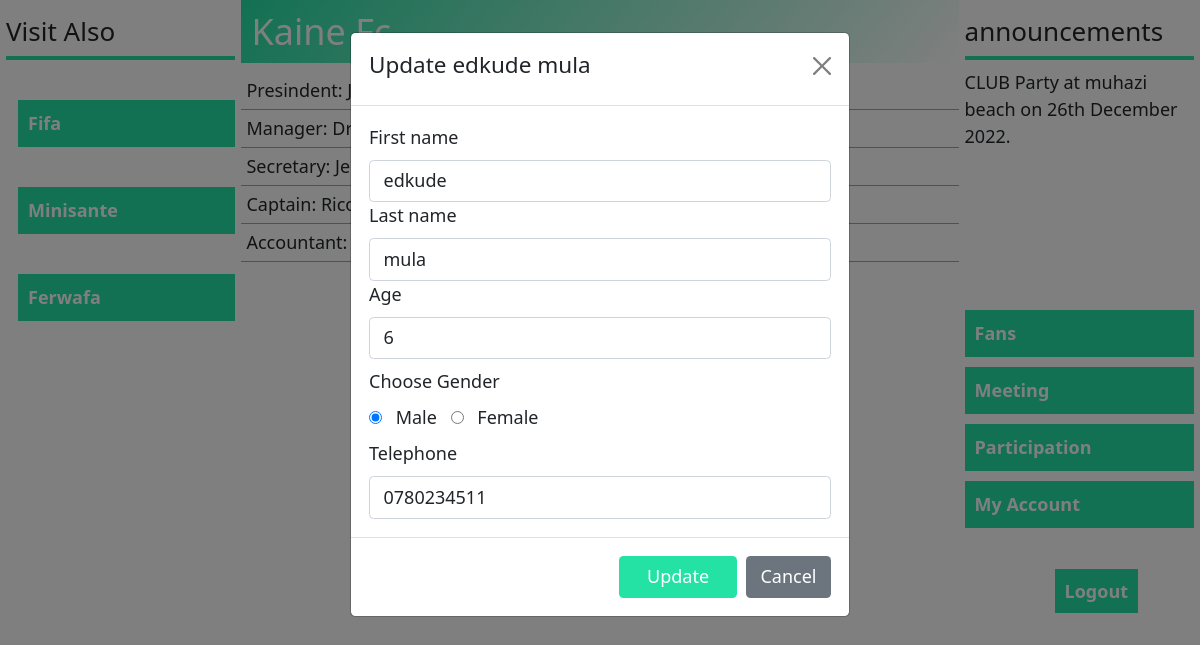
/update.php?f_id=4, run on the app's committed database.
### tables this page shows
CREATE TABLE `fans` (
  `f_id` int(11) NOT NULL,
  `f_name` varchar(255) DEFAULT NULL,
  `l_name` varchar(255) DEFAULT NULL,
  `age` int(11) DEFAULT NULL,
  `sex` varchar(255) DEFAULT NULL,
  `telephone` int(10) UNSIGNED ZEROFILL DEFAULT NULL
);

### update.php (the view, shortened to what this page needs)
<?php
include('connection.php');
?>
<!DOCTYPE html>
<html lang="en">
<head>
    <link rel="stylesheet" href="bootstrap-5.0.2\bootstrap-5.0.2\dist\css\bootstrap.css">
   <link rel="stylesheet" href="mydesign.css">
</head>
<body>
   <div class='flex-box'>
<div  class="flex-box-item left">
<div class='visit'>
<h2 class='hd-visit'>Visit Also</h2>
<ul>
    <li><a href="http://www.fifa.com">Fifa</a></li>
    <li><a href="http://www.Minisante.com">Minisante</a></li>
    <li><a href="http://www.Ferwafa.com">Ferwafa</a></li>
</ul>
</div>
</div>
<div  class="flex-box-item middle">
<h2 class='hd'>Kaine Fc</h2>
<div class="staff">
<div class='rows'>
    <span>Presindent: </span><span> Jeff MUHINYUZA</span>
</div>
<div class='rows'>
    <span>Manager: </span><span> Dreck GATO</span>
</div>
<div class='rows'>
    <span>Secretary: </span><span> Jeanne KAYITERA</span>
</div>
<div class='rows'>
    <span>Captain: </span><span> Rico Pie</span>
</div>
<div class='rows'>
    <span>Accountant: </span><span> Monday Chrito</span>
</div>
</div>
<div class="contents">
    <?php
if(isset($_GET['f_id'])){
    $f_id=$_GET['f_id'];
    $fans=mysqli_fetch_array(mysqli_query($conn,"SELECT * from fans where f_id='$f_id'"));
    ?>
    <div class="modal fade" id="mymodal">
        <div class="modal-dialog">
            <div class="modal-content">
                <div class="modal-header">
                    <h5>Update <?php echo $fans['f_name']." ".$fans['l_name'] ?></h5>
                   <a href="fans.php"><button type='button' class="btn-close" data-bs-dismiss="modal" aria-label="Close"></button></a>
                </div>
                <div class="modal-body">
                <form action="fans.php" method="post">
                  <div class="form-group">
                      <label for="" class="form-label">First name</label>
                      <input type="text" name='f_name' value="<?php echo $fans['f_name'] ?>" class="form-control" required>
                  </div>
                  <div class="form-group">
                      <label for="" class="form-label">Last name</label>
                      <input type="text" name='l_name'  value="<?php echo $fans['l_name'] ?>" class="form-control" required>
                  </div>
                  <div class="form-group">
                      <label for="" class="form-label">Age</label>
                      <input type="number" name='age'  value="<?php echo $fans['age'] ?>" class="form-control" required>
                  </div>
                  <div class="form-group">
                    <?php
if($fans['sex']=='male'){
    ?>
   <label for="" class='form-label d-block my-2'>Choose Gender</label>
                  <input type="radio" name='sex' value='male' required checked>   <label for="" class="form-label mx-2">Male</label>
                  <input type="radio" name='sex' value='female' required>   <label for="" class="form-label mx-2">Female</label>
    <?php
}
    ?>
                  </div>
                  <div class="form-group">
                      <label for="" class="form-label">Telephone</label>
                      <input type="number" name='telephone' class="form-control"  value="<?php echo $fans['telephone'] ?>" required>
                  </div>
                </div>
                <div class="modal-footer">
                <button type="submit" name='u_fans' class="btn bg-green w-25 color-w">Update</button>
                   <a href='fans.php'><button type="button" data-bs-dismiss="modal" class="btn bg-secondary color-w w-100" > Cancel</button></a>
                </div>
            </div>
        </div>
    </div>
    <?php
}
    ?>
</div>
</div>
<div class="flex-box-item right">
    <div class="announcements">
        <h2 class='hd-an'>announcements</h2>
<p>CLUB Party at muhazi beach on 26th December 2022.</p>
    </div>
    <div class="navs">
        <a href="fans.php" class="navs-item">Fans</a>
        <a href="meeting.php" class="navs-item">Meeting</a>
        <a href="paticipations.php" class="navs-item">Participation</a>
         <a href="users.php" class="navs-item">My Account</a>
    </div>
    <a href="logout.php?logout" class="logout">Logout</a>
</div>
   </div>
</body>
</html>

### mydesign.css (style rules this page uses)
* { font-size:18px; }
.flex-box { display:flex; }
.flex-box-item.left,.flex-box-item.right { width:300px; height:657px; padding:6px; }
.flex-box-item.middle { width:900px; height:657px; }
.hd { background:yellow; padding:10px; color:white; background: linear-gradient(310deg,transparent,rgb(1 222 150 / 86%)); }
.hd-visit,.hd-an { font-size:26px; line-height: 50px; border-bottom: 4px solid rgb(1 222 150 / 86%); }
.btn { transition: all 0.2s ease-in; }
ul { list-style-type: none; margin-left: -24px; }
ul li { background: rgb(1 222 150 / 86%); padding:10px; margin-top: 40px; width:217px; }
a { text-decoration: none; color:white; font-weight: bolder; }
.rows { padding:5px; border-bottom: 1px solid rgb(1 222 150 / 86%); }
.navs { display: flex; flex-direction: column; margin-top: 150px; }
.navs a { color:white; background: rgb(1 222 150 / 86%); margin-top:10px; padding:10px; }
.logout { padding:10px; position: relative; top:50px; margin-left: 90px; background: rgb(1 222 150 / 86%); }
.bg-green { background: rgb(1 222 150 / 86%); }
.color-w { color:white; }
.contents { margin-top:10px; height: 380px; overflow-y: auto; }

### data on the page
fans: f_name "edkude", l_name "mula", age "6", telephone "0780234511"
